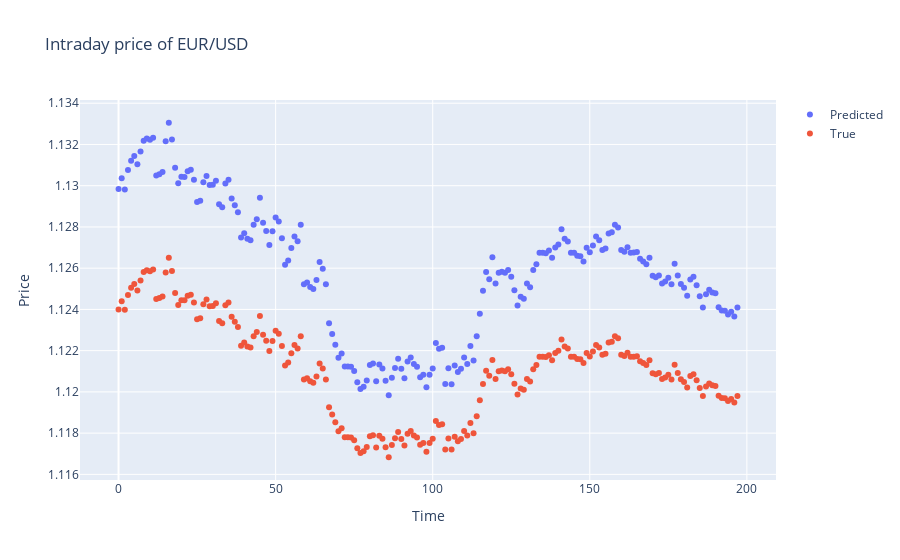

Notebook cell for this chart:
### Markdown cell above
This notebook shows the hyperparameter optimization process of LSTM neural network, constructed with Pytorch. The optimization process was done using Optuna library. The LSTM neural network takes stock price time-series data as multi-time-step input and output prediction for 1 time-step. Time-series data was downloaded using Alpha Vantage API.

### Code cell
# Load data


import pandas as pd
import plotly.express as px
from torch.nn import *
from sklearn.metrics import r2_score
from torch.utils.data import Dataset, DataLoader
from torch.autograd import Variable
import plotly.graph_objects as go
import datetime
from functools import partial
import numpy as np
import os
import torch
import optuna
from torch import nn
#Specify column labels
label = 'close'
features = 'close'

#Normalize function
def normalize(df, max_df, min_df,colname): 
    normed = [(i - min_df)/(max_df - min_df) for i in df]
    normed_df = pd.DataFrame(normed)
    normed_df.columns = [colname]
    return normed_df

#Function to reverse normalization
def denormalize(df, max_df, min_df,colname):
    denormed= [i*(max_df -min_df) + min_df for i in df]
    denormed_df = pd.DataFrame(denormed)
    denormed_df.columns = [colname]
    return denormed_df

# Construction of  LSTM neural network 

class LSTM(nn.Module):
    #init 
    def __init__(self,hidden_size,num_classes, num_layers, input_size):
        super(LSTM, self).__init__()
        self.num_classes = num_classes
        self.num_layers = num_layers
        self.input_size = input_size
        self.hidden_size = hidden_size
        self.lstm = nn.LSTM(input_size=input_size, hidden_size=hidden_size,
                            num_layers=num_layers, batch_first=True)
        self.fc = nn.Linear(hidden_size,num_classes)

    #passing data 
    def forward(self, x):
        h_0 = Variable(torch.zeros(
            self.num_layers, x.size(0), self.hidden_size))
        c_0 = Variable(torch.zeros(
            self.num_layers, x.size(0), self.hidden_size))
        ula, (h_out, _) = self.lstm(x, (h_0, c_0))
        h_out = h_out.view(-1, self.hidden_size)
        out = self.fc(h_out)
        return out

#Generating lag sequence 
class SequenceDataset(Dataset):
    #init
    def __init__(self, df, sequence_length,label,features):
        self.df = df
        self.sequence_length = sequence_length
        self.label = label
        self.features = features
        self.y = np.asarray(df[label]) # convert label to np array
        self.X = np.asarray(df[features]) # convert features to np array
    # determine length of X
    def __len__(self):
        return self.X.shape[0]
    # Take data with length sequence_length as input and output 1 time-step
    def __getitem__(self):
        x=[]
        y=[]
        for i in range(sequence_length+1 , len(df)-2-sequence_length):
            x.append(np.array(df.iloc[i-1-sequence_length:i]))
            y.append(np.array(df.iloc[i]))
        return x,y

# Define objective of Optuna
def objective(trial):
    params = {
        "lr": trial.suggest_loguniform('lr', 1e-6, 1e-2),
        "optimizer": trial.suggest_categorical('optimizer',["SGD", "Adam","Adagrad"]),
        "hidden_size": trial.suggest_int('hidden_size', 8, 128, log = True)
    }
    model = LSTM(
                 params['hidden_size'],
                 num_classes =1,
                 num_layers =1,
                 input_size=1)
    model = model.to(device)
    loss_fn = torch.nn.MSELoss()
    optimizer = getattr(
        torch.optim,
        params["optimizer"]
    )\
        (
            model.parameters(),
            lr=params["lr"]
        )
    model, loss,accuracy = trainLSTM(trial,model, loss_fn,optimizer,num_epochs = 4000)
    trial.set_user_attr(key="best_booster", value=model)
    return accuracy

#Define train function
def trainLSTM(trial,model, loss_fn,optimizer,num_epochs = 4000):
    running_loss = 0.0
    epoch_steps = 0
    X_train, y_train, X_val,y_val, X_test, y_test, Xtest_tensor, ytest_tensor,max_df,min_df = loaddata()
    for epoch in range(num_epochs):
        outputs = model(X_train)
        optimizer.zero_grad()
        loss = loss_fn(outputs, y_train)
        loss.backward()
        optimizer.step()
        running_loss += loss.item()
        epoch_steps += 1
        if epoch % 100 == 0:
            print("Epoch: %d, loss: %1.5f" % (epoch, loss.item()/epoch_steps))
            running_loss = 0.00000
    # Validate
        model.eval()
        val_loss = 0.0
        val_steps = 0
    # Test validation data
        with torch.no_grad():
            inputs = X_val.to(device)
            labels = y_val.to(device)
            outputs = model(inputs)
            loss = loss_fn(outputs, labels)
            outputs1 = outputs.cpu().numpy()
            labels1 = labels.cpu().numpy()
            val_loss += loss.cpu().numpy()
            val_steps +=1
    return (model, val_loss / val_steps, r2_score(labels1,outputs1))
    print("Finished Training")

#Define predict function
def predict(device,model,max_df,min_df,Xtest_tensor,ytest_tensor):
    model.eval()
    with torch.no_grad():
        inputs = Xtest_tensor.to(device)
        labels = ytest_tensor.to(device)
        outputs= model(inputs)
        data_predict = outputs.cpu().numpy()
        ytest_plot = labels.cpu().numpy()
    ypred = denormalize(data_predict, max_df, min_df, "close")
    ytrue = denormalize(ytest_plot, max_df, min_df, "close")
    print(ypred)
    #Plot predicted against real data
    fig = go.Figure()
    fig.add_trace(go.Scatter(y=ypred['close'], name='Predicted', mode='markers'))
    fig.add_trace(go.Scatter(y=ytrue['close'], name="True", mode='markers'))
    fig.update_xaxes(title='Time')
    fig.update_yaxes(title='Price')
    fig.update_layout(title_text="Intraday price of EUR/USD")
    fig.show()
    print(r2_score(ytrue['close'], ypred['close'])) # calculate R squared
    return r2_score(ytrue['close'], ypred['close'])

# Set callback
def callback(study, trial):
    if study.best_trial.number == trial.number:
        study.set_user_attr(key="best_booster", value=trial.user_attrs["best_booster"])

#Load data and create train,val, test datasets
def loaddata():
    #Load data to pandas
    df = pd.read_csv("C:/Temp/EURUSD1646220413.029471.csv",
                                header = 0,
                                parse_dates= True,
                                infer_datetime_format=True)
    df['timestamp']= pd.to_numeric(df['timestamp'].astype('datetime64[ns]').sort_values()).sort_values
    print(df)
    dff = df.iloc[:,4] #subset last column ("close")
    print(dff)
    max_df = dff.max() #max of feature column
    min_df = dff.min() #min of feature column
    train = dff.iloc[:int(len(dff)*0.8)] #train set (0.8)
    test = dff.iloc[int(len(dff)*0.8):]#test set (0.2)
    train_df = normalize(train, max_df,min_df,"close") # normalize train and test sets
    test_df = normalize(test, max_df,min_df,"close")
    print(train_df)
    train_subset = train_df.iloc[:int(len(train_df)*0.8)] #subset train set into train_subset (ratio 0.8) and val_subset (ratio 0.2)
    val_subset = train_df.iloc[int(len(train_df)*0.8):]
    print(train_subset)
    print(val_subset)
    # Generate train, val, test datasets using SequenceDataset class
    train_dataset = SequenceDataset(train_subset,
                                                                sequence_length= 2,
                                                                label= label,
                                                                features = features
                                                                )
    val_dataset = SequenceDataset(val_subset,
                                                                sequence_length= 2,
                                                                label= label,
                                                                features = features
                                                                )
    test_dataset = SequenceDataset(test_df,
                                                            sequence_length= 1,
                                                            label = label,
                                                            features = features,
                                                              )
    
    #Reshape and convert X,y to numpy array . Shape of X(batch,sequence_length,num_feature)
    train_dataset.X = np.asarray(train_dataset.X).reshape(-1,2,1)
    train_dataset.y = np.asarray(train_dataset.y).reshape(-1,1)
    val_dataset.X = np.asarray(val_dataset.X).reshape(-1,2,1)
    val_dataset.y = np.asarray(val_dataset.y).reshape(-1,1)
    test_dataset.X = np.asarray(test_dataset.X).reshape(-1,1,1)
    test_dataset.y = np.asarray(test_dataset.y).reshape(-1,1)
    # Convert X,y to tensor
    Xtrain_tensor = torch.Tensor(train_dataset.X)
    ytrain_tensor = torch.Tensor(train_dataset.y)
    Xval_tensor = torch.Tensor(val_dataset.X)
    yval_tensor = torch.Tensor(val_dataset.y)
    Xtest_tensor = torch.Tensor(test_dataset.X)
    ytest_tensor = torch.Tensor(test_dataset.y)
    #Load X,y in batches using DataLoader
    Xtrain_dataloader = DataLoader(Xtrain_tensor,batch_size = 4, shuffle = False, drop_last=True)
    ytrain_dataloader = DataLoader(ytrain_tensor, batch_size = 4, shuffle = False, drop_last = True)
    Xval_dataloader = DataLoader(Xval_tensor,batch_size = 4, shuffle = False, drop_last=True)
    yval_dataloader = DataLoader(yval_tensor, batch_size = 4, shuffle = False, drop_last = True)
    Xtest_dataloader = DataLoader(Xtest_tensor,batch_size = 4, shuffle = False, drop_last=True)
    ytest_dataloader = DataLoader(ytest_tensor, batch_size = 4, shuffle = False, drop_last = True)
    # iterate over all dataset
    X_train = next(iter(Xtrain_dataloader))
    y_train = next(iter(ytrain_dataloader))
    X_val = next(iter(Xval_dataloader))
    y_val = next(iter(yval_dataloader))
    X_test = next(iter(Xtest_dataloader))
    y_test = next(iter(ytest_dataloader))
    return X_train, y_train, X_val,y_val, X_test, y_test, Xtest_tensor, ytest_tensor,max_df,min_df
# main function
def main(num_samples = 8):
    best_booster = None
    _, _, _,_, _, _, Xtest_tensor, ytest_tensor,max_df,min_df = loaddata()
    sampler = optuna.samplers.TPESampler()
    study = optuna.create_study\
            (sampler=sampler,
            pruner=optuna.pruners.MedianPruner(n_startup_trials=2, n_warmup_steps=5, interval_steps=3),
                                                                                  direction='maximize')
    study.optimize(func=objective, n_trials=40,callbacks=[callback])
    model = study.user_attrs["best_booster"]
    predict(device,model,max_df,min_df,Xtest_tensor,ytest_tensor)

if __name__ == "__main__":
    device = 'cuda:0' if torch.cuda.is_available() else 'cpu'
    main()

### Figure 1 — Plotly figure (JSON) as saved in the notebook; plotly's stock layout.template omitted (floating-point values rounded to 4 significant figures; data arrays with more than 128 entries replaced by an {"elided": "..."} marker saying what was removed)
{"data": [{"mode": "markers", "name": "Predicted", "type": "scatter", "y": {"elided": "198 float values"}}, {"mode": "markers", "name": "True", "type": "scatter", "y": {"elided": "198 float values"}}], "layout": {"title": {"text": "Intraday price of EUR/USD"}, "xaxis": {"title": {"text": "Time"}}, "yaxis": {"title": {"text": "Price"}}}}
